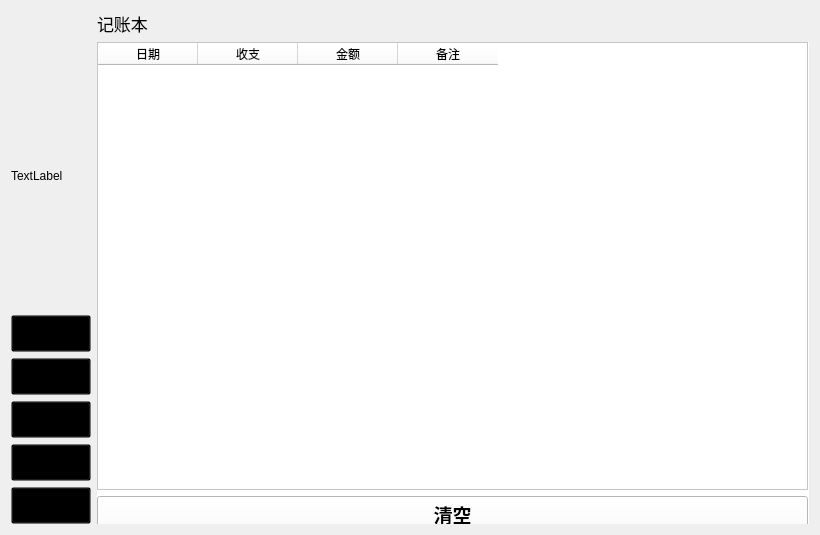
<?xml version="1.0" encoding="UTF-8"?>
<ui version="4.0">
 <class>MainWindow</class>
 <widget class="QWidget" name="MainWindow">
  <property name="geometry">
   <rect>
    <x>0</x>
    <y>0</y>
    <width>820</width>
    <height>535</height>
   </rect>
  </property>
  <property name="windowTitle">
   <string>TallyBook</string>
  </property>
  <property name="autoFillBackground">
   <bool>false</bool>
  </property>
  <property name="styleSheet">
   <string notr="true"/>
  </property>
  <layout class="QGridLayout" name="gridLayout_4">
   <item row="0" column="1">
    <widget class="QLabel" name="Title">
     <property name="font">
      <font>
       <family>等线</family>
       <pointsize>13</pointsize>
       <italic>false</italic>
       <bold>false</bold>
      </font>
     </property>
     <property name="styleSheet">
      <string notr="true">color:black;</string>
     </property>
     <property name="text">
      <string>记账本</string>
     </property>
    </widget>
   </item>
   <item row="1" column="1">
    <layout class="QGridLayout" name="ExtraGrid">
     <item row="1" column="1">
      <widget class="QStackedWidget" name="stackedWidget">
       <property name="styleSheet">
        <string notr="true">background-color:white

</string>
       </property>
       <widget class="QWidget" name="PageShow">
        <widget class="QLabel" name="NoticeNoBill">
         <property name="geometry">
          <rect>
           <x>30</x>
           <y>100</y>
           <width>441</width>
           <height>121</height>
          </rect>
         </property>
         <property name="font">
          <font>
           <family>幼圆</family>
           <pointsize>20</pointsize>
           <italic>true</italic>
           <bold>true</bold>
          </font>
         </property>
         <property name="styleSheet">
          <string notr="true">color:black</string>
         </property>
         <property name="text">
          <string>还没有账单记录哦，请先去添加吧</string>
         </property>
        </widget>
        <widget class="QWidget" name="verticalLayoutWidget">
         <property name="geometry">
          <rect>
           <x>0</x>
           <y>0</y>
           <width>711</width>
           <height>491</height>
          </rect>
         </property>
         <layout class="QVBoxLayout" name="verticalLayout_3">
          <item>
           <widget class="QTableWidget" name="tableWidget">
            <property name="font">
             <font>
              <family>幼圆</family>
              <pointsize>16</pointsize>
              <bold>true</bold>
             </font>
            </property>
            <property name="styleSheet">
             <string notr="true">color:black</string>
            </property>
            <column>
             <property name="text">
              <string>日期</string>
             </property>
            </column>
            <column>
             <property name="text">
              <string>收支</string>
             </property>
            </column>
            <column>
             <property name="text">
              <string>金额</string>
             </property>
            </column>
            <column>
             <property name="text">
              <string>备注</string>
             </property>
            </column>
           </widget>
          </item>
          <item>
           <widget class="QPushButton" name="btnClear">
            <property name="font">
             <font>
              <family>幼圆</family>
              <pointsize>14</pointsize>
              <bold>true</bold>
             </font>
            </property>
            <property name="styleSheet">
             <string notr="true">color:black</string>
            </property>
            <property name="text">
             <string>清空</string>
            </property>
           </widget>
          </item>
         </layout>
        </widget>
       </widget>
       <widget class="QWidget" name="PageSta">
        <widget class="QWidget" name="Blank" native="true">
         <property name="geometry">
          <rect>
           <x>30</x>
           <y>10</y>
           <width>401</width>
           <height>331</height>
          </rect>
         </property>
        </widget>
        <widget class="QWidget" name="verticalLayoutWidget_2">
         <property name="geometry">
          <rect>
           <x>350</x>
           <y>80</y>
           <width>160</width>
           <height>156</height>
          </rect>
         </property>
         <layout class="QVBoxLayout" name="verticalLayout_2">
          <item>
           <widget class="QLabel" name="Title_8">
            <property name="font">
             <font>
              <family>Brush Script MT</family>
              <pointsize>20</pointsize>
              <italic>true</italic>
              <bold>true</bold>
             </font>
            </property>
            <property name="styleSheet">
             <string notr="true">color:black</string>
            </property>
            <property name="text">
             <string>Statistics</string>
            </property>
           </widget>
          </item>
          <item>
           <widget class="QLabel" name="PrintIn">
            <property name="font">
             <font>
              <family>Brush Script MT</family>
              <pointsize>20</pointsize>
              <italic>true</italic>
              <bold>true</bold>
             </font>
            </property>
            <property name="styleSheet">
             <string notr="true">color:black</string>
            </property>
            <property name="text">
             <string>收入：</string>
            </property>
           </widget>
          </item>
          <item>
           <widget class="QLabel" name="PrintOut">
            <property name="font">
             <font>
              <family>Brush Script MT</family>
              <pointsize>20</pointsize>
              <italic>true</italic>
              <bold>true</bold>
             </font>
            </property>
            <property name="styleSheet">
             <string notr="true">color:black</string>
            </property>
            <property name="text">
             <string>支出：</string>
            </property>
           </widget>
          </item>
          <item>
           <widget class="QLabel" name="PrintAll">
            <property name="font">
             <font>
              <family>Brush Script MT</family>
              <pointsize>20</pointsize>
              <italic>true</italic>
              <bold>true</bold>
             </font>
            </property>
            <property name="styleSheet">
             <string notr="true">color:black</string>
            </property>
            <property name="text">
             <string>总计</string>
            </property>
           </widget>
          </item>
         </layout>
        </widget>
        <widget class="QPushButton" name="ToSpline">
         <property name="geometry">
          <rect>
           <x>350</x>
           <y>290</y>
           <width>301</width>
           <height>27</height>
          </rect>
         </property>
         <property name="font">
          <font>
           <family>幼圆</family>
           <pointsize>14</pointsize>
           <bold>true</bold>
          </font>
         </property>
         <property name="styleSheet">
          <string notr="true">color:black</string>
         </property>
         <property name="text">
          <string>查看本月过去七天账单趋势</string>
         </property>
        </widget>
       </widget>
       <widget class="QWidget" name="PageSet">
        <property name="styleSheet">
         <string notr="true">background:transparent</string>
        </property>
        <widget class="QLabel" name="Title_3">
         <property name="geometry">
          <rect>
           <x>10</x>
           <y>10</y>
           <width>121</width>
           <height>41</height>
          </rect>
         </property>
         <property name="font">
          <font>
           <family>Brush Script MT</family>
           <pointsize>28</pointsize>
           <italic>true</italic>
           <bold>true</bold>
          </font>
         </property>
         <property name="styleSheet">
          <string notr="true">color:black</string>
         </property>
         <property name="text">
          <string>Settings</string>
         </property>
        </widget>
        <widget class="QComboBox" name="comboBox">
         <property name="geometry">
          <rect>
           <x>120</x>
           <y>90</y>
           <width>121</width>
           <height>31</height>
          </rect>
         </property>
         <property name="font">
          <font>
           <family>幼圆</family>
           <pointsize>16</pointsize>
           <bold>true</bold>
          </font>
         </property>
         <property name="styleSheet">
          <string notr="true">color:black;
background-color:white;</string>
         </property>
         <item>
          <property name="text">
           <string>默认</string>
          </property>
         </item>
         <item>
          <property name="text">
           <string>金黄</string>
          </property>
         </item>
         <item>
          <property name="text">
           <string>苍色</string>
          </property>
         </item>
         <item>
          <property name="text">
           <string>群青</string>
          </property>
         </item>
         <item>
          <property name="text">
           <string>藤紫</string>
          </property>
         </item>
        </widget>
        <widget class="QLabel" name="Title_2">
         <property name="geometry">
          <rect>
           <x>20</x>
           <y>80</y>
           <width>91</width>
           <height>46</height>
          </rect>
         </property>
         <property name="font">
          <font>
           <family>幼圆</family>
           <pointsize>18</pointsize>
           <italic>true</italic>
           <bold>true</bold>
          </font>
         </property>
         <property name="styleSheet">
          <string notr="true">color:black</string>
         </property>
         <property name="text">
          <string>主题色</string>
         </property>
        </widget>
       </widget>
       <widget class="QWidget" name="Welcome">
        <widget class="QLabel" name="Title_6">
         <property name="geometry">
          <rect>
           <x>80</x>
           <y>90</y>
           <width>371</width>
           <height>41</height>
          </rect>
         </property>
         <property name="font">
          <font>
           <family>Brush Script MT</family>
           <pointsize>28</pointsize>
           <italic>true</italic>
           <bold>true</bold>
          </font>
         </property>
         <property name="styleSheet">
          <string notr="true">color:black</string>
         </property>
         <property name="text">
          <string>Welcome</string>
         </property>
        </widget>
       </widget>
       <widget class="QWidget" name="PageAdd">
        <property name="styleSheet">
         <string notr="true">background:transparent</string>
        </property>
        <widget class="QWidget" name="verticalLayoutWidget_3">
         <property name="geometry">
          <rect>
           <x>7</x>
           <y>73</y>
           <width>551</width>
           <height>401</height>
          </rect>
         </property>
         <layout class="QVBoxLayout" name="verticalLayout_5">
          <item>
           <layout class="QGridLayout" name="gridLayout">
            <item row="1" column="2">
             <layout class="QVBoxLayout" name="verticalLayout">
              <item>
               <widget class="QRadioButton" name="rbtnIn">
                <property name="font">
                 <font>
                  <family>幼圆</family>
                  <pointsize>10</pointsize>
                  <bold>true</bold>
                 </font>
                </property>
                <property name="styleSheet">
                 <string notr="true">color:black</string>
                </property>
                <property name="text">
                 <string>收入</string>
                </property>
               </widget>
              </item>
              <item>
               <widget class="QRadioButton" name="rbtnOut">
                <property name="font">
                 <font>
                  <family>幼圆</family>
                  <pointsize>10</pointsize>
                  <bold>true</bold>
                 </font>
                </property>
                <property name="styleSheet">
                 <string notr="true">color:black</string>
                </property>
                <property name="text">
                 <string>支出</string>
                </property>
               </widget>
              </item>
             </layout>
            </item>
            <item row="1" column="1">
             <widget class="QLineEdit" name="lineEditNum">
              <property name="font">
               <font>
                <family>Britannic Bold</family>
                <pointsize>12</pointsize>
               </font>
              </property>
              <property name="styleSheet">
               <string notr="true">color:black</string>
              </property>
              <property name="text">
               <string/>
              </property>
             </widget>
            </item>
            <item row="3" column="0">
             <widget class="QLabel" name="Title_9">
              <property name="font">
               <font>
                <family>幼圆</family>
                <pointsize>16</pointsize>
                <italic>true</italic>
                <bold>true</bold>
               </font>
              </property>
              <property name="styleSheet">
               <string notr="true">color:black</string>
              </property>
              <property name="text">
               <string>备注：</string>
              </property>
             </widget>
            </item>
            <item row="3" column="1">
             <widget class="QLineEdit" name="lineEditNote">
              <property name="font">
               <font>
                <family>Britannic Bold</family>
                <pointsize>12</pointsize>
               </font>
              </property>
              <property name="styleSheet">
               <string notr="true">color:black</string>
              </property>
              <property name="text">
               <string/>
              </property>
             </widget>
            </item>
            <item row="3" column="2">
             <widget class="QPushButton" name="btnSave">
              <property name="font">
               <font>
                <family>幼圆</family>
                <pointsize>10</pointsize>
                <bold>true</bold>
               </font>
              </property>
              <property name="styleSheet">
               <string notr="true">color:black</string>
              </property>
              <property name="text">
               <string>保存</string>
              </property>
             </widget>
            </item>
            <item row="4" column="2">
             <widget class="QDateEdit" name="dateEdit">
              <property name="styleSheet">
               <string notr="true">color:black</string>
              </property>
             </widget>
            </item>
            <item row="4" column="1">
             <layout class="QHBoxLayout" name="horizontalLayout">
              <item>
               <widget class="QRadioButton" name="btnToday">
                <property name="font">
                 <font>
                  <family>Brush Script MT</family>
                  <pointsize>16</pointsize>
                  <italic>true</italic>
                 </font>
                </property>
                <property name="styleSheet">
                 <string notr="true">color:black</string>
                </property>
                <property name="text">
                 <string>Today</string>
                </property>
               </widget>
              </item>
              <item>
               <widget class="QRadioButton" name="btnYesterday">
                <property name="font">
                 <font>
                  <family>Brush Script MT</family>
                  <pointsize>16</pointsize>
                  <italic>true</italic>
                 </font>
                </property>
                <property name="styleSheet">
                 <string notr="true">color:black</string>
                </property>
                <property name="text">
                 <string>Yesterday</string>
                </property>
               </widget>
              </item>
              <item>
               <widget class="QRadioButton" name="btnChoose">
                <property name="font">
                 <font>
                  <family>Brush Script MT</family>
                  <pointsize>16</pointsize>
                  <italic>true</italic>
                 </font>
                </property>
                <property name="styleSheet">
                 <string notr="true">color:black</string>
                </property>
                <property name="text">
                 <string>Choose a day</string>
                </property>
               </widget>
              </item>
             </layout>
            </item>
            <item row="1" column="0">
             <widget class="QLabel" name="Title_10">
              <property name="font">
               <font>
                <family>幼圆</family>
                <pointsize>16</pointsize>
                <italic>true</italic>
                <bold>true</bold>
               </font>
              </property>
              <property name="styleSheet">
               <string notr="true">color:black;
</string>
              </property>
              <property name="text">
               <string>金额：</string>
              </property>
             </widget>
            </item>
            <item row="4" column="0">
             <widget class="QLabel" name="Title_7">
              <property name="font">
               <font>
                <family>幼圆</family>
                <pointsize>16</pointsize>
                <italic>true</italic>
                <bold>true</bold>
               </font>
              </property>
              <property name="styleSheet">
               <string notr="true">color:black</string>
              </property>
              <property name="text">
               <string>添加账单</string>
              </property>
             </widget>
            </item>
            <item row="0" column="0">
             <widget class="QLabel" name="Title_5">
              <property name="font">
               <font>
                <family>Brush Script MT</family>
                <pointsize>20</pointsize>
                <italic>true</italic>
                <bold>true</bold>
               </font>
              </property>
              <property name="styleSheet">
               <string notr="true">color:black</string>
              </property>
              <property name="text">
               <string>Add</string>
              </property>
             </widget>
            </item>
           </layout>
          </item>
          <item>
           <widget class="QLabel" name="LuckyPig">
            <property name="text">
             <string>TextLabel</string>
            </property>
           </widget>
          </item>
          <item>
           <layout class="QHBoxLayout" name="horizontalLayout_3">
            <item>
             <widget class="QLabel" name="TodayTime">
              <property name="font">
               <font>
                <family>Microsoft YaHei</family>
                <pointsize>16</pointsize>
                <italic>true</italic>
                <bold>true</bold>
               </font>
              </property>
              <property name="styleSheet">
               <string notr="true">color:black</string>
              </property>
              <property name="text">
               <string>Today Time</string>
              </property>
             </widget>
            </item>
            <item>
             <widget class="QLCDNumber" name="Lcd"/>
            </item>
           </layout>
          </item>
         </layout>
        </widget>
       </widget>
      </widget>
     </item>
    </layout>
   </item>
   <item row="1" column="0">
    <layout class="QVBoxLayout" name="MenuLayout">
     <item>
      <widget class="QLabel" name="UserHead">
       <property name="styleSheet">
        <string notr="true">color:black</string>
       </property>
       <property name="text">
        <string>TextLabel</string>
       </property>
      </widget>
     </item>
     <item>
      <widget class="QPushButton" name="Add">
       <property name="font">
        <font>
         <family>等线</family>
         <pointsize>14</pointsize>
         <italic>false</italic>
         <bold>false</bold>
        </font>
       </property>
       <property name="styleSheet">
        <string notr="true">color:black;
background:transparent;</string>
       </property>
       <property name="text">
        <string>添加</string>
       </property>
      </widget>
     </item>
     <item>
      <widget class="QPushButton" name="Display">
       <property name="font">
        <font>
         <family>等线</family>
         <pointsize>14</pointsize>
         <bold>false</bold>
        </font>
       </property>
       <property name="styleSheet">
        <string notr="true">color:black;
background:transparent;</string>
       </property>
       <property name="text">
        <string>显示</string>
       </property>
      </widget>
     </item>
     <item>
      <widget class="QPushButton" name="Statistics">
       <property name="font">
        <font>
         <family>等线</family>
         <pointsize>14</pointsize>
         <bold>false</bold>
        </font>
       </property>
       <property name="styleSheet">
        <string notr="true">color:black;
background:transparent;

</string>
       </property>
       <property name="text">
        <string>统计</string>
       </property>
      </widget>
     </item>
     <item>
      <widget class="QPushButton" name="Settings">
       <property name="font">
        <font>
         <family>等线</family>
         <pointsize>14</pointsize>
         <bold>false</bold>
        </font>
       </property>
       <property name="styleSheet">
        <string notr="true">color:black;
background:transparent;
</string>
       </property>
       <property name="text">
        <string>设置</string>
       </property>
      </widget>
     </item>
     <item>
      <widget class="QPushButton" name="Quit">
       <property name="font">
        <font>
         <family>等线</family>
         <pointsize>14</pointsize>
         <bold>false</bold>
        </font>
       </property>
       <property name="styleSheet">
        <string notr="true">color:black;
background:transparent;</string>
       </property>
       <property name="text">
        <string>退出</string>
       </property>
      </widget>
     </item>
    </layout>
   </item>
  </layout>
 </widget>
 <resources/>
 <connections/>
</ui>
